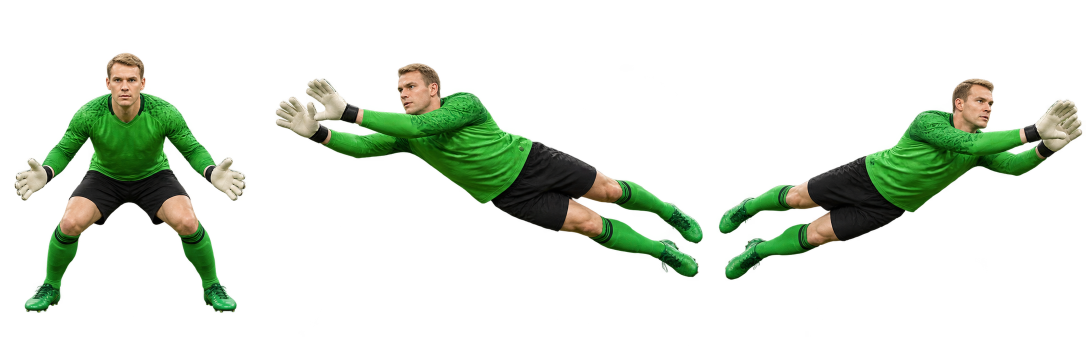
#> input picture assets/kaleci-v2.png, 2172 x 724 px (shown at 1/2 size); its folder holds 4 pictures in this run
$ python kaleci_maske.py
#> lines starting #> are read from the running program, lines starting #| are printed output that depends on the picture; after the words box and inside, x2 and y2 are one past the last pixel; in counts of white or black regions, pixels touching at a corner belong together
#!/usr/bin/env python3
"""Kaleci kurtarış maskelerini görsellerden üretir -> js/kaleci_maske.js
Neden: kurtarış alanı çizilen görselle birebir aynı olmalı, ama bacak arası / kol altı boşlukları gerçek bir
kalecinin yetiştiği alandır, topun "içinden geçtiği" yer değil. Bu betik görselin alfa kanalından maske çıkarır,
boşlukları kapatır (closing) ve top yarıçapı kadar genişletir (top merkezi tek hücre sorgusuyla test edilir).

Kullanım:  python3 tools/kaleci_maske.py        (assets/kaleci-v2.png + varsa assets/kaleci/*.png)
Hücre 0.04 m. x: -1.5..1.5 m, y: -1.2..1.2 m (kaleci merkezine göre, y yukarı)."""
import json, os, sys
import numpy as np
from PIL import Image
from scipy import ndimage as ndi

KOK = os.path.dirname(os.path.dirname(os.path.abspath(__file__)))
H = 0.04; X0, X1, Y0, Y1 = -1.5, 1.5, -1.2, 1.2
NX, NY = int((X1 - X0) / H), int((Y1 - Y0) / H)
TOP_R = 0.11; KAPAT = 0.14; PAY = 0.03

# Eski tek sayfa görselin üç pozu: (kutu @2048, dünya genişlik m, dünya yükseklik m) -- js/veri.js ile aynı
ESKI = {'ayakta': ([0, 75, 490, 535], 1.694392523364486, 1.85),
        'sol':    ([500, 90, 840, 470], 2.05531914893617, 1.15),
        'sag':    ([1340, 100, 708, 460], 1.77, 1.15)}
YENI_TUVAL = dict(w=1200, h=800, cx=600, cy=400, pxM=324)

def disk(r):
    n = int(np.ceil(r)); y, x = np.ogrid[-n:n + 1, -n:n + 1]
    return (x * x + y * y) <= r * r

def maskele(alfa_dunya):
    """alfa_dunya: NY x NX bool (y aşağı doğru artar: satır 0 = y üst). -> boşlukları kapat + top yarıçapı kadar şişir"""
    m = ndi.binary_dilation(alfa_dunya, structure=disk(KAPAT / H))
    m = ndi.binary_erosion(m, structure=disk(KAPAT / H))                      # closing: boşluklar kapanır
    m = ndi.binary_dilation(m, structure=disk((TOP_R + PAY) / H))              # top merkezi için genişlet
    return m

def runlar(m):
    out = []
    for j in range(NY):
        row = m[j]; i = 0
        while i < NX:
            if row[i]:
                k = i
                while k + 1 < NX and row[k + 1]: k += 1
                out.append([j, i, k]); i = k + 1
            else: i += 1
    return out

def eski_pozlar(png):
#> called with png = 'assets/kaleci-v2.png'
    im = Image.open(png).convert('RGBA'); f = im.width / 2048
#> in eski_pozlar, im is the input picture: PIL image 2172x724 RGBA; mean R, G, B, A 14.5, 23.3, 11.1, 45.1
#> after `f = im.width / 2048`: f = 1.06
    sonuc = {}
    for ad, (kutu, w, h) in ESKI.items():
        x, y, bw, bh = [v * f for v in kutu]
        crop = im.crop((int(x), int(y), int(x + bw), int(y + bh)))
        pxm = crop.height / h                        # piksel / metre
        # çizimdeki yerleşim: merkez (0,0) dünyası; üst = +0.52h, alt = -0.48h; yatay -w/2..w/2
        def dunyaya(cr, aci_rad):
            a = np.array(cr)[..., 3] > 40
            tuval = Image.new('L', (int((X1 - X0) * pxm), int((Y1 - Y0) * pxm)), 0)
            ox = int((0 - X0) * pxm - cr.width / 2); oy = int((Y1 - 0.52 * h) * pxm)
            tuval.paste(Image.fromarray((a * 255).astype(np.uint8)), (ox, oy))
            if aci_rad:                              # dünya (0,0) etrafında saat yönü tersi döndür
                tuval = tuval.rotate(np.degrees(aci_rad), center=(int((0 - X0) * pxm), int((Y1 - 0) * pxm)), resample=Image.BILINEAR)
            kucuk = tuval.resize((NX, NY), Image.BILINEAR)
            return np.array(kucuk) > 60
        varyant = {'ayakta': [('', 0)]}.get(ad) or [('_0', 0), ('_a', 0.5 if ad == 'sol' else -0.5), ('_y', -0.35 if ad == 'sol' else 0.35)]
        for ek, aci in varyant:
            sonuc['eski_%s%s' % ({'ayakta': 'ayakta', 'sol': 'dalis_sol', 'sag': 'dalis_sag'}[ad], ek)] = runlar(maskele(dunyaya(crop, aci)))
#> this loop made 3 passes
#> (bw, bh) on passes 2 to 3: (890.9, 498.5), (750.9, 487.9)
#> pass 1, in eski_pozlar, `crop = im.crop((int(x), int(y), int(x + bw), int(y + bh)))`:
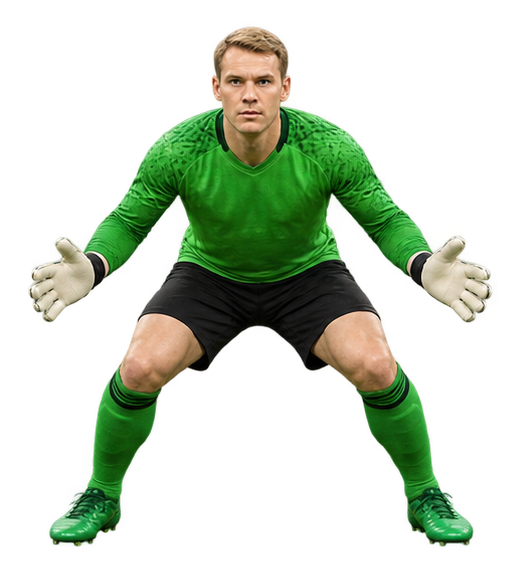
#> crop: PIL image 519x567 RGBA; mean R, G, B, A 26.1, 39.4, 19.5, 74.4; transparent parts drawn white
#> pass 1, in dunyaya, `a = np.array(cr)[..., 3] > 40`:
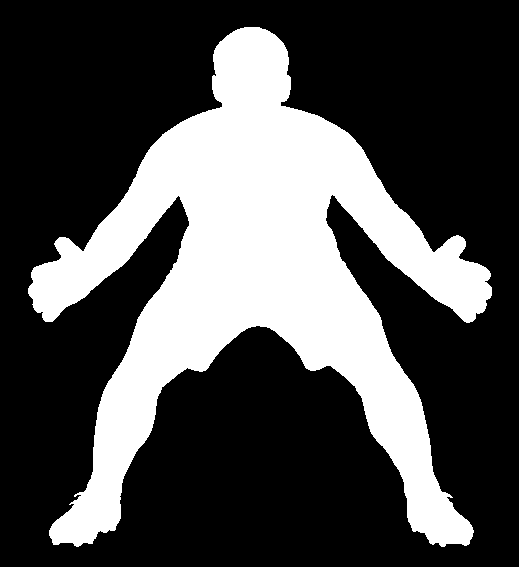
#> a: shape (567, 519) bool; 30% white; 1 white region, box (x1, y1, x2, y2) and area: (28, 27, 492, 547) 88308
#> pass 1, in dunyaya, `kucuk = tuval.resize((NX, NY), Image.BILINEAR)`:
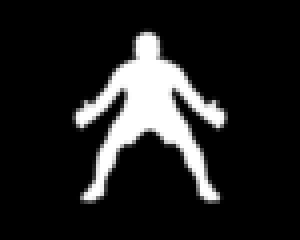
#> kucuk: PIL image 75x60 L (shown 4 times larger); min 0, max 255, mean 33.3
#> after the loop:
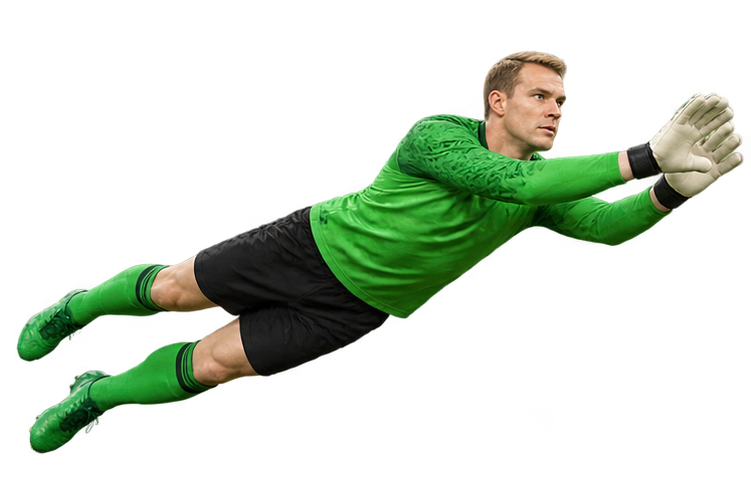
#> crop: PIL image 751x487 RGBA; mean R, G, B, A 18.5, 30.6, 14.5, 60.5; transparent parts drawn white
#> after the loop, sonuc = 7 items
    return sonuc

def yeni_pozlar(klasor):
    sonuc = {}
    if not os.path.isdir(klasor): return sonuc
    for ad in sorted(os.listdir(klasor)):
        if not ad.endswith('.png'): continue
        im = Image.open(os.path.join(klasor, ad)).convert('RGBA')
        a = np.array(im)[..., 3] > 40
        t = YENI_TUVAL
        tuval = Image.new('L', (int((X1 - X0) * t['pxM']), int((Y1 - Y0) * t['pxM'])), 0)
        tuval.paste(Image.fromarray((a * 255).astype(np.uint8)), (int(-X0 * t['pxM'] - t['cx']), int(Y1 * t['pxM'] - t['cy'])))
        kucuk = tuval.resize((NX, NY), Image.BILINEAR)
        sonuc[ad[:-4]] = runlar(maskele(np.array(kucuk) > 60))
    return sonuc

if __name__ == '__main__':
    veri = eski_pozlar(os.path.join(KOK, 'assets', 'kaleci-v2.png'))
    veri.update(yeni_pozlar(os.path.join(KOK, 'assets', 'kaleci')))
    meta = dict(h=H, x0=X0, y1=Y1, nx=NX, ny=NY)
    with open(os.path.join(KOK, 'js', 'kaleci_maske.js'), 'w') as f:
        f.write("/* tools/kaleci_maske.py ile üretildi: kurtarış maskeleri (satır, başlangıç, bitiş) hücre = %.2f m. Elle düzenleme. */\n" % H)
        f.write("(function (root) { var DT = (root.DT = root.DT || {}); DT.KALECI_MASKE = {meta: %s, maske: %s}; })(typeof globalThis !== 'undefined' ? globalThis : window);\n" % (json.dumps(meta), json.dumps(veri, separators=(',', ':'))))
    print('maske sayısı', len(veri), 'boyut', os.path.getsize(os.path.join(KOK, 'js', 'kaleci_maske.js')) // 1024, 'KB')
#| maske sayısı 7 boyut 3 KB
